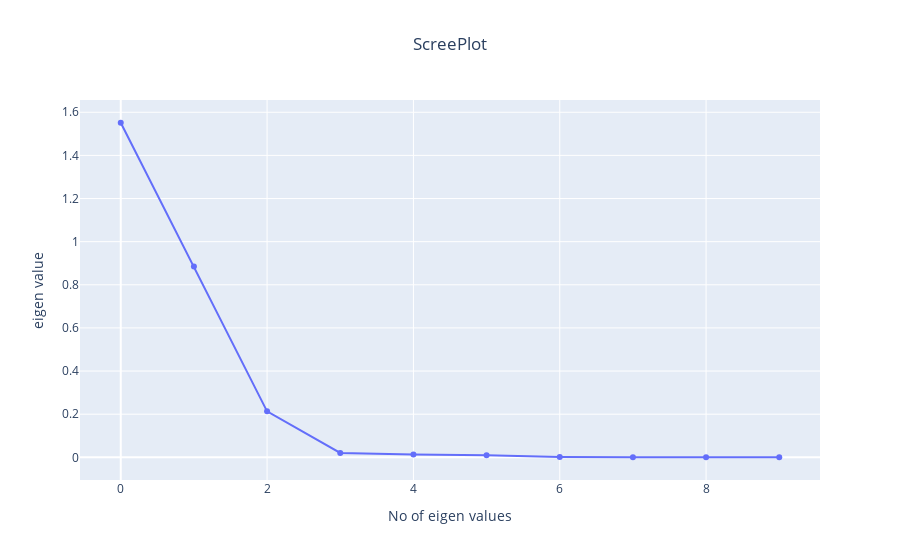

Notebook source saved alongside this figure:
### Code cell
method=methods['SE']
X_train_data = method.fit_transform(df)
N = len(X_train_data)
L = (N)//2
# L =  50
X_train = hankel(X_train_data[:L],X_train_data[L-1:]) # Creating trajectory matrix
eigenValues, eigenVectors = eigh(np.matmul(X_train, X_train.T))
idx = eigenValues.argsort()[::-1]
eigenValues = eigenValues[idx]
eigenVectors = eigenVectors[:,idx]

eigen_data = go.Scatter(x=list(range(len(eigenValues[0:10]))), y=eigenValues[0:10])
eigen_layout = go.Layout(title='ScreePlot', title_x=0.5, xaxis_title="No of eigen values", yaxis_title="eigen value",)
fig = go.Figure(data=[eigen_data], layout=eigen_layout)
fig.show()

### Figure 1 — Plotly figure (JSON) as saved in the notebook; plotly's stock layout.template omitted (floating-point values rounded to 4 significant figures)
{"data": [{"type": "scatter", "x": [0, 1, 2, 3, 4, 5, 6, 7, 8, 9], "y": [1.551, 0.8844, 0.2131, 0.02056, 0.01261, 0.00931, 0.001475, 0.000732, 0.0006319, 0.000374]}], "layout": {"title": {"text": "ScreePlot", "x": 0.5}, "xaxis": {"title": {"text": "No of eigen values"}}, "yaxis": {"title": {"text": "eigen value"}}}}
